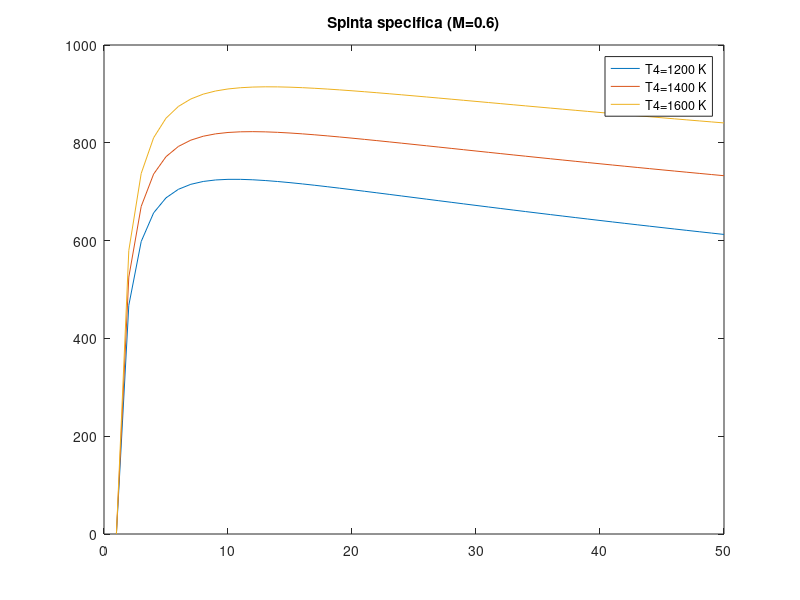
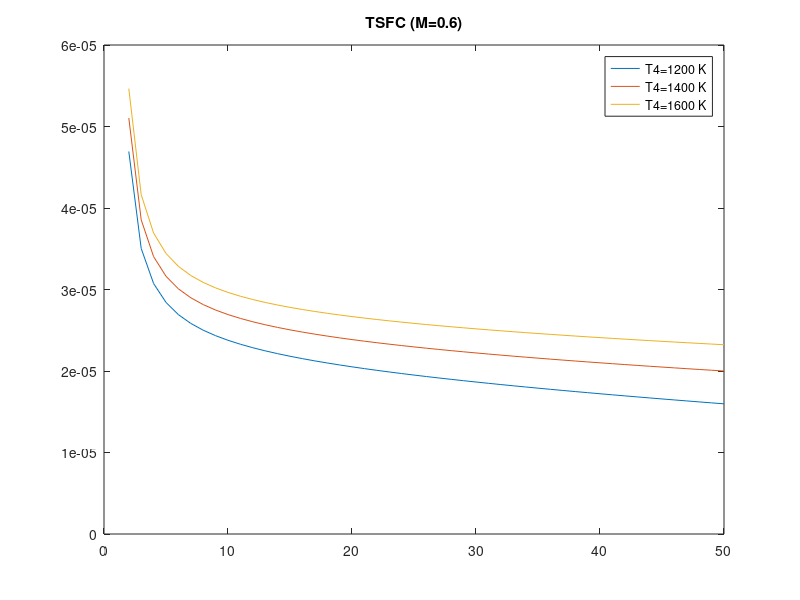
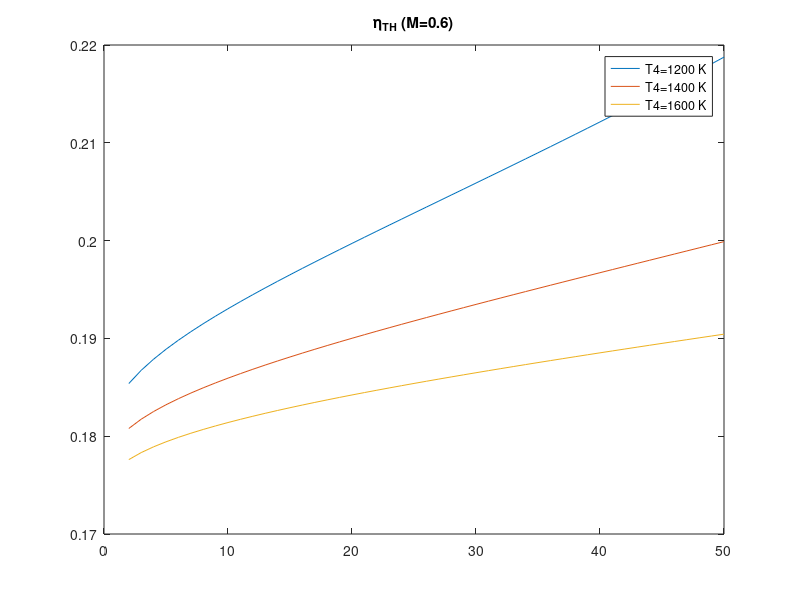
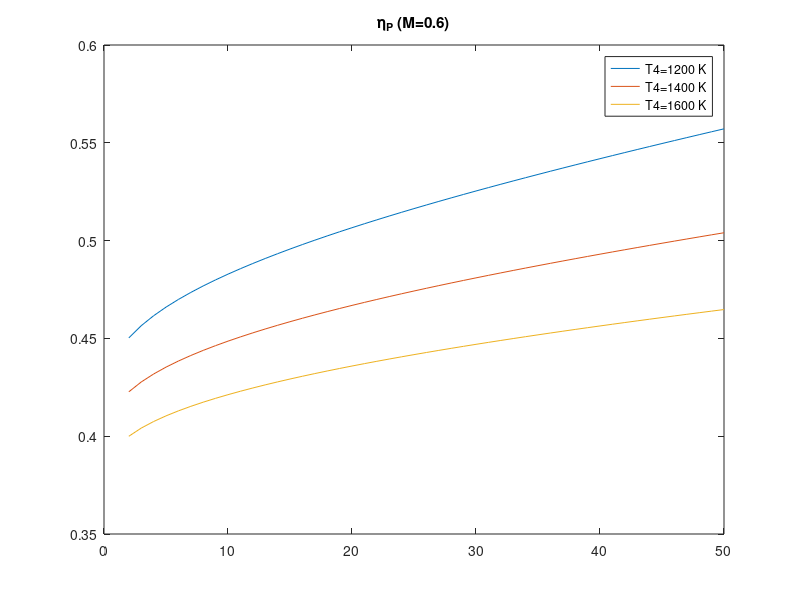

These figures' MATLAB source, in order:
clc; close all; clear;

%%

z=10000;
eDsubsonico=0.98;
etaC=0.88;
etaT=0.94;
Qf=43000000;
etaB=0.96;
Au=0.126;
etaADN=0.96;
cp=1005;
gamma=1.4;
R=287;

nbeta=50;
beta=linspace(1,50,nbeta);
betaT=beta.^((gamma-1)/gamma);

T4=[1200 1400 1600];
nT=length(T4);

M=[0.6 0.9 1.2 1.5];
nM=length(M);


%% calcolo dei valori atmosferici
Ta=288-0.0065*z;
Pa=101330*((Ta/288)^(9.81/(R*0.0065)));
a=sqrt(gamma*R*Ta);
V=M.*a;

%% inizializzazione matrici delle soluzioni
S=zeros(nT, nbeta,nM);
TSFC=zeros(nT, nbeta,nM);
I=zeros(nT, nbeta, nM);
etaTH=zeros(nT, nbeta, nM);
etaP=zeros(nT,nbeta, nM);
eta=zeros(nT,nbeta, nM);

%% ciclo
for k=1:nM
    for j=1:nT
        for i=1:nbeta
            %presa d'aria
            if M(k)<=1
                eD=eDsubsonico;
            else
                eD=1-0.075*(M(k)-1)^1.35;
            end
            T2=Ta*(1+((gamma-1)/2)*M(k)^2);
            P2=eD*Pa;
            %compressore
            P3=beta(i)*P2;
            T3=T2*(1+(betaT(i)-1)/etaC);
            %combustione
            P4=P3;
            f=(cp*(T4(j)-T3))/(etaB*Qf);
            %turbina
            T5=T4(j)-(T3-T2)/(1+f);
            T5ideale=T4(j)-(T4(j)-T5)/etaT;
            P5=P4*((T5ideale/T4(j))^((gamma)/gamma-1));
            %ugello
            pressratio=Pa/P5;
            if (pressratio<=0.5283)
                %ugello strozzato
                Pu=P5*0.5283;
                Tu=T5*0.833;
                RHOu=Pu/(R*Tu);
                Vu=sqrt(gamma*R*Tu);
                Mu=RHOu*Au*Vu;
                Ma=Mu/(1+f);
            else 
                %l'ugello non è strozzato
                Pu=P5*pressratio;
                Tu=T5*((pressratio)^((gamma-1)/(gamma)));
                RHOu=Pu/(R*Tu);
                Vu=sqrt(2*cp*T5*etaADN*(1-(pressratio^((gamma-1)/gamma))));
                Mu=RHOu*Au*Vu;
                Ma=Mu/(1+f);
            end
            
            %risultati finali
            
            S(j,i,k)=Ma*((1+f)*Vu-V(k))+(Pu-Pa)*Au;
            I(j,i,k)=S(j,i,k)/Ma;
            TSFC(j,i,k)=f*Ma/S(j,i,k);
            etaTH(j,i,k)=(Vu^2-V(k)^2)/(2*f*Qf);
            etaP(j,i,k)=2*((V(k)/Vu)/(1+(V(k)/Vu)));
            eta(j,i,k)=etaTH(j,i,k)*etaP(j,i,k);

            %controllo se ci sono risultati immaginari, in questo caso il motore
            %non produce spinta infatti il rapporto di pressioni Pa/P05 è maggiore
            %di 1
            if(imag(Vu)~=0 || (real(S(j,i,k))<=0))
                S(j,i,k)=0;
                I(j,i,k)=0;
                TSFC(j,i,k)=inf;
                etaTH(j,i,k)=NaN;
                etaP(j,i,k)=NaN;
                eta(j,i,k)=NaN;
            end

            % if(eta(j,i,k)<=0)
            %     eta(j,i,k)=NaN;
            % end
            % 
            % if(etaP(j,i,k)<=0)
            %     etaP(j,i,k)=NaN;
            % end
            % 
            % if(etaTH(j,i,k)<=0)
            %     etaTH(j,i,k)=NaN;
            % end

        end
    end
end

    o=1;

for p=1:nM
    figure(o)
    plot(beta, I(1,:,p)); hold on;
    plot(beta, I(2,:,p)); hold on;
    plot(beta, I(3,:,p))
    title(['Spinta specifica (M=' num2str(M(p)) ')'])
    legend('T4=1200 K', 'T4=1400 K', 'T4=1600 K');

    figure(o+1)
    plot(beta, TSFC(1,:,p)); hold on;
    plot(beta, TSFC(2,:,p)); hold on;
    plot(beta, TSFC(3,:,p))
    title(['TSFC (M=' num2str(M(p)) ')'])
    legend('T4=1200 K', 'T4=1400 K', 'T4=1600 K');

    figure(o+2)
    plot(beta, etaTH(1,:,p)); hold on;
    plot(beta, etaTH(2,:,p)); hold on;
    plot(beta, etaTH(3,:,p))
    title(['\eta_T_H (M=' num2str(M(p)) ')'])
    legend('T4=1200 K', 'T4=1400 K', 'T4=1600 K');

    figure(o+3)
    plot(beta, etaP(1,:,p)); hold on;
    plot(beta, etaP(2,:,p)); hold on;
    plot(beta, etaP(3,:,p))
    title(['\eta_P (M=' num2str(M(p)) ')'])
    legend('T4=1200 K', 'T4=1400 K', 'T4=1600 K');

    figure(o+4)
    plot(beta, eta(1,:,p)); hold on;
    plot(beta, eta(2,:,p)); hold on;
    plot(beta, eta(3,:,p))
    title(['\eta (M=' num2str(M(p)) ')'])
    legend('T4=1200 K', 'T4=1400 K', 'T4=1600 K');

    o=o+5;
end
